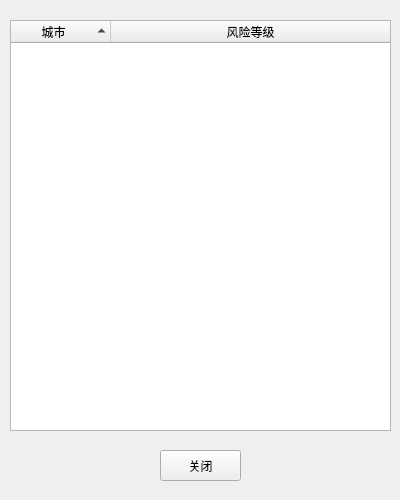
<?xml version="1.0" encoding="UTF-8"?>
<ui version="4.0">
 <class>CityDangerQuery</class>
 <widget class="QWidget" name="CityDangerQuery">
  <property name="geometry">
   <rect>
    <x>0</x>
    <y>0</y>
    <width>400</width>
    <height>500</height>
   </rect>
  </property>
  <property name="minimumSize">
   <size>
    <width>400</width>
    <height>500</height>
   </size>
  </property>
  <property name="maximumSize">
   <size>
    <width>400</width>
    <height>500</height>
   </size>
  </property>
  <property name="font">
   <font>
    <family>Microsoft YaHei UI</family>
   </font>
  </property>
  <property name="windowTitle">
   <string>城市风险等级查询 - 低风险旅行模拟系统</string>
  </property>
  <property name="windowIcon">
   <iconset resource="COVID_19_Travel_System.qrc">
    <normaloff>:/COVID_19_Travel_System/Resources/Search.png</normaloff>:/COVID_19_Travel_System/Resources/Search.png</iconset>
  </property>
  <widget class="QTreeWidget" name="treeWidgetDangerList">
   <property name="geometry">
    <rect>
     <x>10</x>
     <y>20</y>
     <width>381</width>
     <height>411</height>
    </rect>
   </property>
   <property name="sortingEnabled">
    <bool>true</bool>
   </property>
   <column>
    <property name="text">
     <string>城市</string>
    </property>
    <property name="textAlignment">
     <set>AlignCenter</set>
    </property>
   </column>
   <column>
    <property name="text">
     <string>风险等级</string>
    </property>
    <property name="textAlignment">
     <set>AlignCenter</set>
    </property>
   </column>
  </widget>
  <widget class="QPushButton" name="pushButton">
   <property name="geometry">
    <rect>
     <x>160</x>
     <y>450</y>
     <width>81</width>
     <height>31</height>
    </rect>
   </property>
   <property name="font">
    <font>
     <family>Microsoft YaHei UI</family>
    </font>
   </property>
   <property name="text">
    <string>关闭</string>
   </property>
  </widget>
 </widget>
 <layoutdefault spacing="6" margin="11"/>
 <resources>
  <include location="COVID_19_Travel_System.qrc"/>
 </resources>
 <connections>
  <connection>
   <sender>pushButton</sender>
   <signal>clicked()</signal>
   <receiver>CityDangerQuery</receiver>
   <slot>close()</slot>
   <hints>
    <hint type="sourcelabel">
     <x>197</x>
     <y>580</y>
    </hint>
    <hint type="destinationlabel">
     <x>291</x>
     <y>580</y>
    </hint>
   </hints>
  </connection>
 </connections>
</ui>
